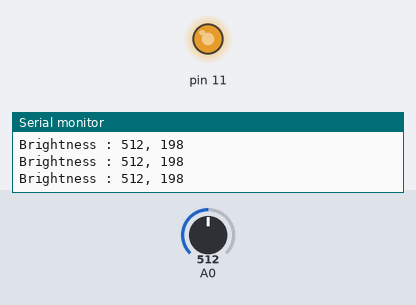
This sketch was run on a simulated Arduino Uno, built with avr-gcc and run on an emulated ATmega328P. On the bench: output pins drawn as LEDs (lit = HIGH), the last lines printed to the serial monitor. The inputs (shaded band) are chosen by the test bench; at power-on: A0 = 512.

Above: at 1.2 s.
1.3 s: A0 set to 689
At 2.1 s:
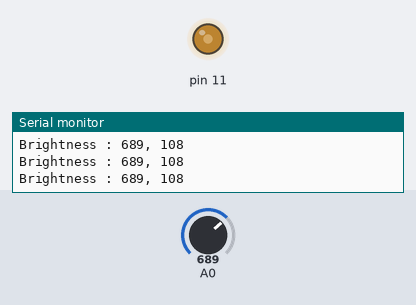
2.8 s: A0 set to 723
At 3.8 s:
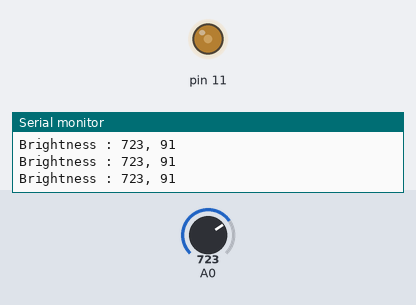
5.8 s: A0 set to 872
At 7.0 s:
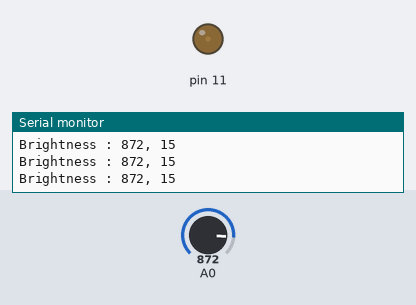
7.3 s: A0 set to 897
At 8.7 s:
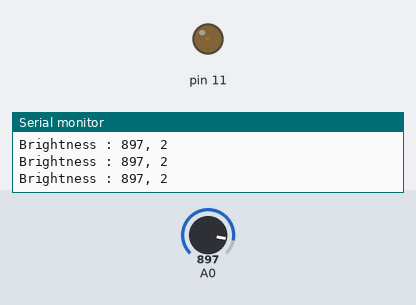
10.3 s: A0 set to 122
At 10.7 s:
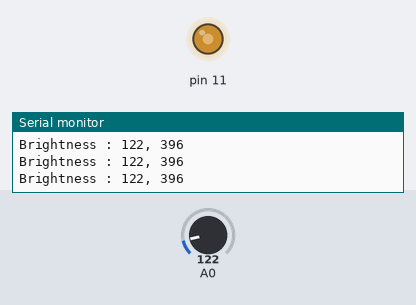
11.8 s: A0 set to 900
At 13.2 s:
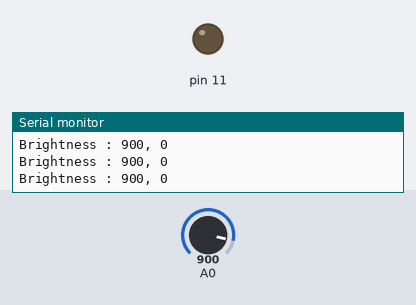
Timing chart, 0 to 14.3 s (numbered marks = the images above; inputs shaded):
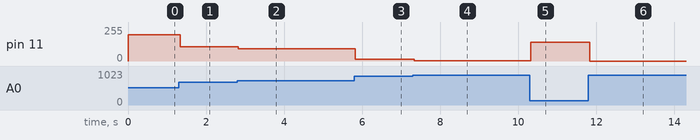

Measured:
- after the input at 1.3 s, pin 11: 198/255 → 108/255 at once
- after the input at 2.8 s, pin 11: 108/255 → 91/255 at once
- after the input at 5.8 s, pin 11: 91/255 → 15/255 at once
- after the input at 7.3 s, pin 11: 15/255 → 2/255 at once
- after the input at 10.3 s, pin 11: 2/255 → 140/255 at once
- after the input at 11.8 s, pin 11: 140/255 → 0/255 at once

The sketch:

My06_Illuminance.ino
```cpp
int illu = 0;

void setup() {
  Serial.begin(9600);
  pinMode(A0, INPUT);
  pinMode(11, OUTPUT);
}

void loop() {
  illu = analogRead(A0);
  int temp = map(illu, 400, 900, 255, 0);
  Serial.print("Brightness : ");
  Serial.print(illu);
  Serial.print(", ");
  Serial.println(temp);

  analogWrite(11, temp);

//  if (illu < 400) {
//    analogWrite(11, 255);
//  } else if (illu < 600) {
//    analogWrite(11, 150);
//  } else if (illu < 800) {
//    analogWrite(11, 50);
//  } else {
//    analogWrite(11, 0);
//  }

}
```
